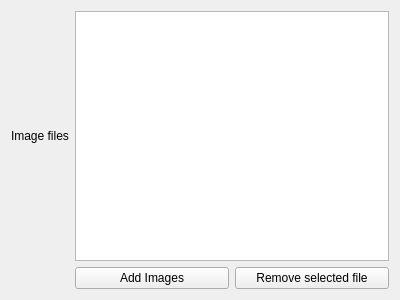
<?xml version="1.0" encoding="UTF-8"?>
<ui version="4.0">
 <class>ImagesPage</class>
 <widget class="QWizardPage" name="ImagesPage">
  <property name="geometry">
   <rect>
    <x>0</x>
    <y>0</y>
    <width>400</width>
    <height>300</height>
   </rect>
  </property>
  <property name="windowTitle">
   <string>WizardPage</string>
  </property>
  <property name="title">
   <string>I&amp;mages</string>
  </property>
  <property name="subTitle">
   <string>Add images to the game</string>
  </property>
  <layout class="QGridLayout" name="gridLayout">
   <item row="0" column="0">
    <widget class="QLabel" name="imageFilesLabel">
     <property name="text">
      <string>Image files</string>
     </property>
    </widget>
   </item>
   <item row="0" column="1">
    <widget class="QListWidget" name="imageFilesList"/>
   </item>
   <item row="2" column="1">
    <layout class="QHBoxLayout" name="horizontalLayout">
     <item>
      <widget class="QPushButton" name="addFilesButton">
       <property name="text">
        <string>Add Images</string>
       </property>
      </widget>
     </item>
     <item>
      <widget class="QPushButton" name="removeButton">
       <property name="text">
        <string>Remove selected file</string>
       </property>
      </widget>
     </item>
    </layout>
   </item>
  </layout>
 </widget>
 <resources/>
 <connections/>
</ui>
